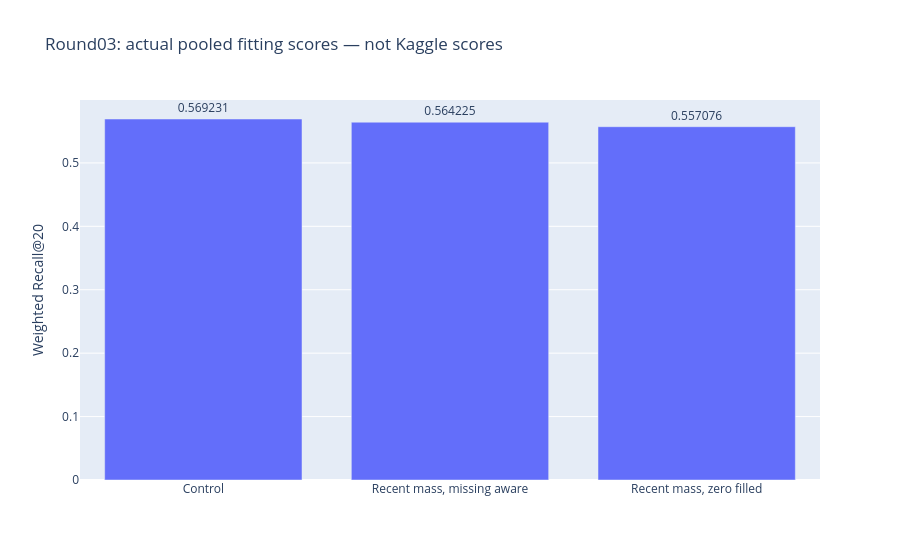

The notebook cell this image was saved under:
### Markdown cell above
## Stop the failed primary, not merely the weaker ablation

### Code cell
arms=['control_shared','mass_missing_aware','mass_zero_ablation']
fig=go.Figure(go.Bar(x=['Control','Recent mass, missing aware','Recent mass, zero filled'],y=[r['arms'][a]['weighted_recall_at_20'] for a in arms],text=[f"{r['arms'][a]['weighted_recall_at_20']:.6f}" for a in arms],textposition='outside'))
fig.update_layout(title='Round03: actual pooled fitting scores — not Kaggle scores',yaxis_title='Weighted Recall@20')
show(fig)

### Figure 1 — Plotly figure (JSON) as saved in the notebook; plotly's stock layout.template omitted (floating-point values rounded to 4 significant figures)
{"data": [{"text": ["0.569231", "0.564225", "0.557076"], "textposition": "outside", "type": "bar", "x": ["Control", "Recent mass, missing aware", "Recent mass, zero filled"], "y": [0.5692, 0.5642, 0.5571]}], "layout": {"title": {"text": "Round03: actual pooled fitting scores — not Kaggle scores"}, "yaxis": {"title": {"text": "Weighted Recall@20"}}}}
